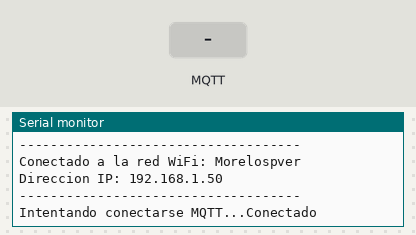
The sketch below on a simulated ESP32. Parts: the last lines printed to the serial monitor. The test bench sets the inputs (shaded band). WiFi joins after 1.5 s; servers stay silent unless stated; uploads are accepted with an empty reply; no MQTT or app messages arrive unless stated.

Above: at 2.7 s.
2.8 s: MQTT message "1" arrives on the first subscribed topic
At 4.0 s:
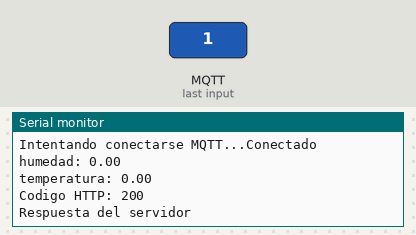
4.3 s: MQTT message "on" arrives on the first subscribed topic
At 4.46 s:
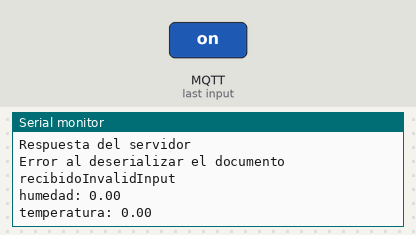

Measured:
- after the input at 2.8 s, the serial monitor: prints a new line at once (image 1)
- after the input at 4.3 s, the serial monitor: prints a new line at once (image 2)

The sketch:

LoRa_Receives.ino
```cpp
//Librerías necesarias
#include <WiFi.h>
#include <HTTPClient.h>
//#include <ESP8266WiFi.h>
//#include <ESP8266HTTPClient.h>
#include <PubSubClient.h>
#include <ArduinoJson.h>
#include <DHT.h>
#include <OneWire.h>
#include <DallasTemperature.h>

/**************Cliente MQTT**************/
WiFiClient ttgoLoraClient;
PubSubClient mqttClient(ttgoLoraClient);


//Datos del WiFi
const char* ssid     = "Morelospver";
const char* password = "45452513";

//Datos del Broker MQTT
char* server = "broker.emqx.io";
int port = 1883;
/****************************************/

/*************Documento Json*************/

StaticJsonDocument<64> doc;

//Almacenar datos recibidos
String result = "";
/****************************************/

float hum, temp;
void setup() {
  //Iniciar comunicación serial
  Serial.begin(115200);

  //Iniciar el WiFi
  wifiInit();
  //Configurar broker MQTT
  mqttClient.setServer(server, port);
  mqttClient.setCallback(callback);
}

void loop() {
  //Verificar conexión con el broker MQTT
  if (!mqttClient.connected()) {
    reconnect(); //Reconectar en caso de que se desconecte
  }
  //Comprobar si hay mensajes entrates
  mqttClient.loop();

}

//Función para conectarse al WiFi
void wifiInit() {
    Serial.print("Conectándose a ");
    Serial.println(ssid);

    WiFi.begin(ssid, password);

    while (WiFi.status() != WL_CONNECTED) {
      Serial.print("*");
        delay(500);
    }
  Serial.println("\n------------------------------------");
  Serial.print("Conectado a la red WiFi: ");
  Serial.println(WiFi.SSID());
  Serial.print("Direccion IP: ");
  Serial.println(WiFi.localIP());
  Serial.println("------------------------------------");
}

void reconnect() {
  //Mientras se conecta el broker MQTT
  while (!mqttClient.connected()) {
    Serial.print("Intentando conectarse MQTT...");
    //el ID de este TTGOLoRa32 es "Nodo2"
    if (mqttClient.connect("Nodo2")) {

      Serial.println("Conectado");

      //Se suscribe al tópico Comunicacion/datos
      mqttClient.subscribe("Comunicacion/datos");
    }
  }
}

void callback(char* topic, byte* payload, unsigned int length) {
  //Vaciar la variable del Jsonn serializado
  result = "";
  //Se convierte el mensaje recibido en String
  for (int i=0;i<length;i++) {
    result= result + (char)payload[i];
  }
  //Comando para deserealizar el Json recibido
  DeserializationError error = deserializeJson(doc, result);
  if (error)
  {
    Serial.print(F("Error al deserializar el documento recibido"));
    Serial.println(error.f_str());
  }
  //Obtener los valores del Json recibido
  hum = doc["humedad"];
  temp = doc["temperatura"];
  //Imprimir el valor del Json en el monitor serial
  Serial.print("humedad: ");
  Serial.println(hum);
  Serial.print("temperatura: ");
  Serial.println(temp);

  HTTPClient http;
  http.begin("url");
  http.addHeader("Content-Type","application/json");

  int response_code = http.POST(doc);

  if(response_code > 0){
    Serial.println("Codigo HTTP: "+ String(response_code));

     if(response_code == 200){
         String resp = http.getString();
         Serial.println("Respuesta del servidor");
     }
  }else{
    Serial.print("Error enviando POST, codigo: ");
    Serial.println(response_code);
  }

  http.end();
}
```
